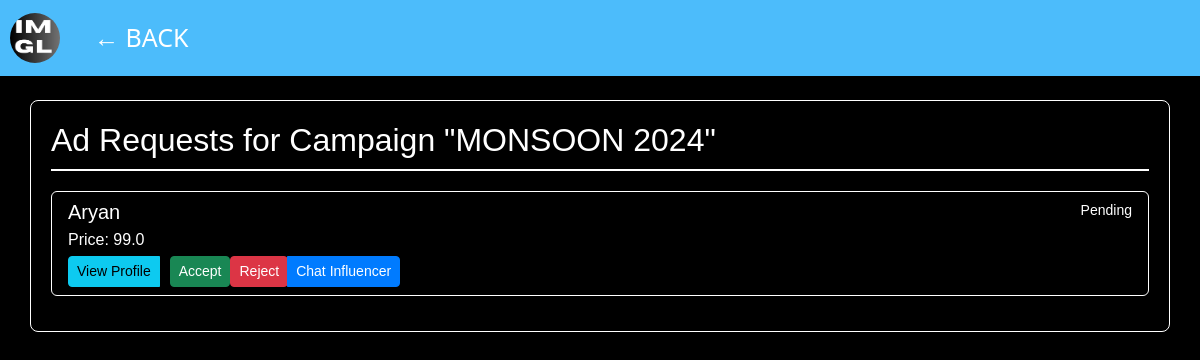
Page /sponcer/ad_campaigns/2/view_requests (signed in) on the committed database.
### models.py (models this page shows, shortened)
class AdCampaign(db.Model):
    __tablename__ = 'ad_campaigns'
    id = db.Column(db.Integer, primary_key=True)
    sponcer_id = db.Column(db.Integer, db.ForeignKey('sponcers.id'), nullable=False)
    name = db.Column(db.String(120), nullable=False)
    description = db.Column(db.Text, nullable=True)
    start_date = db.Column(db.Date, nullable=False)
    end_date = db.Column(db.Date, nullable=False)
    budget = db.Column(db.Float, nullable=False)
    picture = db.Column(db.String(255), nullable=True)  # Field to store picture URL or filename

class AdRequest(db.Model):
    __tablename__ = 'ad_requests'
    id = db.Column(db.Integer, primary_key=True)
    campaign_id = db.Column(db.Integer, db.ForeignKey('ad_campaigns.id'), nullable=False)
    influencer_id = db.Column(db.String(36), db.ForeignKey('influencers.influencer_id'), nullable=False)
    sponcer_id = db.Column(db.Integer, db.ForeignKey('sponcers.id'), nullable=False)
    price = db.Column(db.Float, nullable=False)
    status = db.Column(db.String(20), nullable=False, default='Pending')
    campaign = db.relationship('AdCampaign', backref='ad_requests')
    sponcer = db.relationship('Sponcer', backref='ad_requests')
    influencer = db.relationship('Influencer', backref='ad_requests')

class Influencer(db.Model):
    __tablename__ = 'influencers'
    influencer_id = db.Column(db.String(36), primary_key=True, default=lambda: str(uuid.uuid4()))
    username = db.Column(db.String(50), unique=True, nullable=False)
    name = db.Column(db.String(50), nullable=False)
    email = db.Column(db.String(100), unique=True, nullable=False)
    password = db.Column(db.String(100), nullable=False)
    bio = db.Column(db.Text, nullable=True)
    profile_pic = db.Column(db.String(200), nullable=True)  # Store Cloudinary public ID for profile pic
    posts = db.relationship('Post', backref='influencer', lazy=True)
    social_media_links = db.relationship('SocialMediaLink', backref='influencer', lazy=True)

### sponcer.py (the view)
@sponcer.route('/ad_campaigns/<int:campaign_id>/view_requests')
def view_requests(campaign_id):
    if 'sponcer_id' not in session:
        flash('You need to login first.', 'warning')
        return redirect(url_for('sponcer.sponlogin'))
    campaign = AdCampaign.query.get_or_404(campaign_id)
    ad_requests = AdRequest.query.filter_by(campaign_id=campaign_id).all()
    return render_template('ad_requests.html', campaign=campaign, ad_requests=ad_requests)

### sponcer.py (called while the page is built)
@sponcer.context_processor
def inject_today_date():
    return {'current_date': date.today()}

### templates/ad_requests.html (shortened to what this page needs)
<!DOCTYPE html>
<html lang="en">
<head>
    <link href="https://cdn.jsdelivr.net/npm/bootstrap@5.3.3/dist/css/bootstrap.min.css" rel="stylesheet">
    <link rel="stylesheet" href="{{ url_for('static', filename='sponbase.css') }}">
</head>
<body>
    <nav class="navbar navbar-expand-lg custom-navbar">
        <a class="navbar-brand" href="{{ url_for('home') }}">
            <img class="navbar-logo" src="{{ url_for('static', filename='logo.png') }}" width="50" height="50" alt="Logo">
        </a>
        <div class="collapse navbar-collapse" id="navbarNav">
            <ul class="navbar-nav">
                <li class="nav-item">
                    <a class="nav-link" href="{{ url_for('sponcer.dashboard') }}">&#x2190; BACK</a>
                </li>
            </ul>
        </div>
    </nav>
    <div class="container mt-4">
        <h2>Ad Requests for Campaign "{{ campaign.name }}"</h2>
        <div class="list-group">
            {% for request in ad_requests %}
                <div class="list-group-item">
                    <div class="d-flex w-100 justify-content-between">
                        <h5 class="mb-1">{{ request.influencer.name }}</h5>
                        <small>{{ request.status }}</small>
                    </div>
                    <p class="mb-1">Price: {{ request.price }}</p>
                    <div class="btn-group" role="group">
                        <a href="{{ url_for('sponcer.influencer_profile', influencer_id=request.influencer_id) }}" class="btn btn-info btn-sm">View Profile</a>
                        {% if request.status == 'Pending' %}
                            <form action="{{ url_for('sponcer.respond_ad_request', request_id=request.id, response='accept') }}" method="post" style="display:inline;">
                                <button type="submit" class="btn btn-success btn-sm">Accept</button>
                            </form>
                            <form action="{{ url_for('sponcer.respond_ad_request', request_id=request.id, response='reject') }}" method="post" style="display:inline;">
                                <button type="submit" class="btn btn-danger btn-sm">Reject</button>
                            </form>
                        {% endif %}
                        <a href="{{ url_for('sponcer.view_and_send_chats', request_id=request.id) }}" class="btn btn-primary btn-sm">Chat Influencer</a>
                    </div>
                </div>
            {% endfor %}
        </div>
    </div>
</body>
</html>

### static/sponbase.css (style rules this page uses)
.custom-navbar { background-color: #4cbcfb !important; }
.navbar-logo { margin-left: 10px; margin-right: 10px; }
body { background-color: black; color: white; font-family: Verdana, Geneva, Tahoma, sans-serif; background-size: cover; background-repeat: no-repeat; background-position: center center; }
.nav-link { color: white !important; font-size: 25px; font-family: 'Segoe UI', Tahoma, Geneva, Verdana, sans-serif; }

### templates/ad_requests.html (style rules this page uses)
body { background-color: #000000; color: #ffffff; }
.custom-navbar { background-color: #343a40; }
.navbar-brand img { border-radius: 50%; }
.navbar-nav .nav-link { color: #ffffff !important; }
.container { background-color: #000000; border: 1px solid #ffffff; border-radius: 8px; padding: 20px; color: #ffffff; }
h2 { color: #ffffff; margin-bottom: 20px; border-bottom: 2px solid #ffffff; padding-bottom: 10px; }
.list-group-item { background-color: #000000; border: 1px solid #ffffff; border-radius: 5px; margin-bottom: 15px; color: #ffffff; }
.btn-group .btn { margin-right: 10px; }
.btn-group .btn:last-child { margin-right: 0; }
.btn-primary { background-color: #007bff; border-color: #007bff; }

### rows in the picture
AdCampaign: name "MONSOON 2024"
AdRequest: influencer.name "Aryan", status "Pending", price "99.0"
